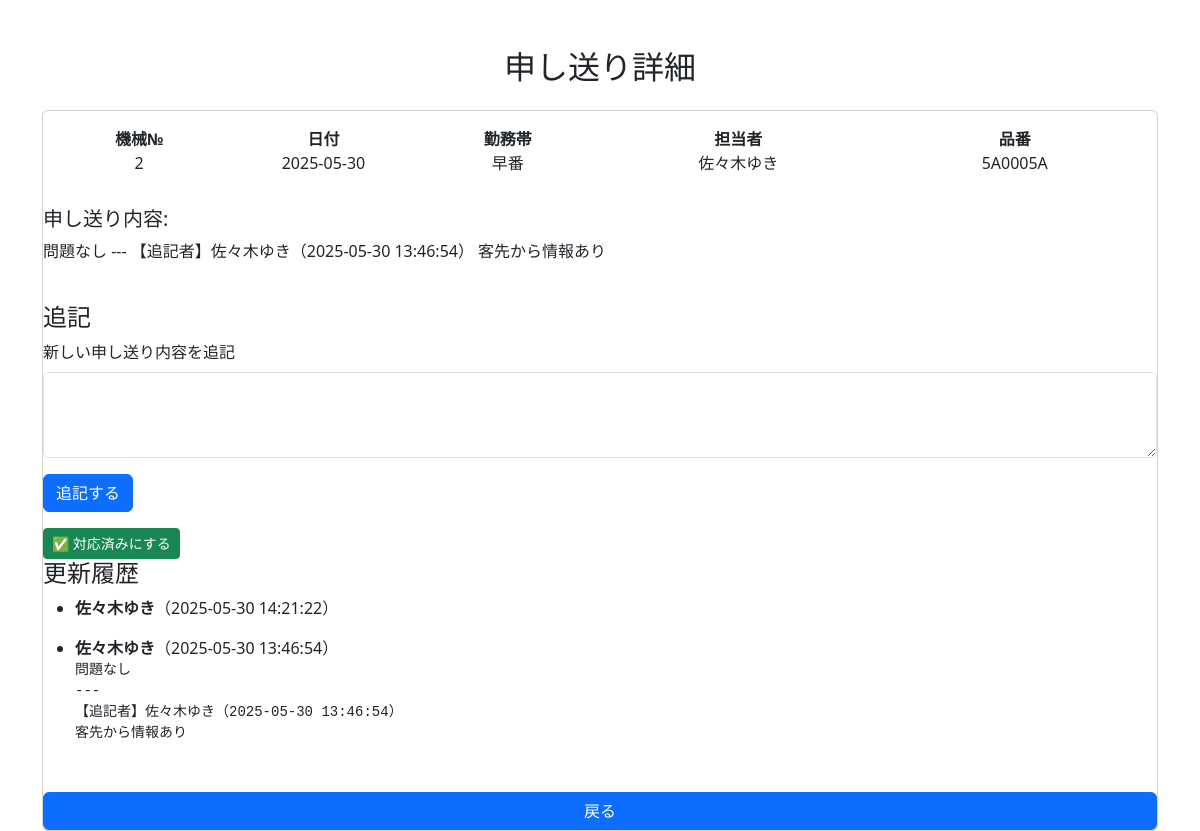
Screenshot of /show/37 (signed in) with the database file from the repository.
### tables this page shows
CREATE TABLE work_notes (
        id INTEGER PRIMARY KEY AUTOINCREMENT,
        machine_no TEXT NOT NULL,           -- 機械番号
        date DATE NOT NULL,                 -- 日付
        shift TEXT NOT NULL,                -- 勤務帯（例：早番、遅番など）
        operator TEXT NOT NULL,             -- 担当者
        product_no TEXT NOT NULL,           -- 品番
        note TEXT NOT NULL,                 -- 申し送り内容
        created_at TIMESTAMP DEFAULT CURRENT_TIMESTAMP,
        updated_at TIMESTAMP DEFAULT CURRENT_TIMESTAMP
    , additional_note TEXT, updated_by TEXT, updater TEXT, resolved BOOLEAN DEFAULT 0, status TEXT DEFAULT 'no_issue', resolved_by TEXT);

CREATE TABLE note_histories (
            id INTEGER PRIMARY KEY AUTOINCREMENT,
            note_id INTEGER,
            note_text TEXT,
            updated_at TEXT,
            updated_by TEXT,
            FOREIGN KEY (note_id) REFERENCES work_notes(id)
        );

### app.py (the view)
@app.route("/show/<int:id>")
def show(id):
    if "user_id" not in session:
        return redirect(url_for("login"))
    else:
        note = database3.show_work_note(id)
        histories = database3.get_note_history(id)  # ✅ 履歴も取得
        return render_template("show.html", note=note, histories=histories)

### database3.py (called while the page is built)
def get_connection_db():
    conn = sqlite3.connect("todo.db")
    conn.row_factory = sqlite3.Row
    print("ok")
    return conn

def show_work_note(note_id):
    conn = get_connection_db()
    c = conn.cursor()
    c.execute("""
        SELECT id, machine_no, date, shift, operator, product_no, note, updater, updated_at, resolved
        FROM work_notes
        WHERE id = ?
    """, (note_id,)
    )
    row = c.fetchone()
    conn.close()
    return row

def get_note_history(note_id):
    conn = get_connection_db()
    c = conn.cursor()
    c.execute(
        """
        SELECT note_text, updated_at, updated_by
        FROM note_histories
        WHERE note_id = ?
        ORDER BY updated_at DESC
    """,
        (note_id,),
    )
    histories = c.fetchall()
    conn.close()
    return histories

### templates/show.html (shortened to what this page needs)
<!DOCTYPE html>
<html lang="ja">
<head>
    <link href="https://cdn.jsdelivr.net/npm/bootstrap@5.3.0/dist/css/bootstrap.min.css" rel="stylesheet">
</head>
<body>
    <div class="container mt-5">
        <h2 class="mb-4 text-center">申し送り詳細</h2>
        <div class="card">
            <div class="card-body">
                <div class="row text-center mb-3">
                    <div class="col-md-2">
                        <strong>機械№</strong><br>
                        {{ note['machine_no'] }}
                    </div>
                    <div class="col-md-2">
                        <strong>日付</strong><br>
                        {{ note['date'] }}
                    </div>
                    <div class="col-md-2">
                        <strong>勤務帯</strong><br>
                        {{ note['shift'] }}
                    </div>
                    <div class="col-md-3">
                        <strong>担当者</strong><br>
                        {{ note['operator'] }}
                    </div>
                    <div class="col-md-3">
                        <strong>品番</strong><br>
                        {{ note['product_no'] }}
                    </div>
                </div>
            </div>
            <h5 class="card-title">申し送り内容:</h5>
            <p class="card-text">{{ note['note'] }}</p>
            <h4 class="mt-4">追記</h4>
                <form method="post" action="{{ url_for('update_note', id=note['id']) }}">
                    <div class="mb-3">
                        <label for="additional_note" class="form-label">新しい申し送り内容を追記</label>
                        <textarea class="form-control" id="additional_note" name="additional_note" rows="3" required></textarea>
                    </div>
                    <button type="submit" class="btn btn-primary">追記する</button>
                </form>
                <div class="mt-3">
                    {% if note['resolved'] == 0 %}
                        <form method="post" action="{{ url_for('resolve_note', id=note['id']) }}">
                            <button type="submit" class="btn btn-sm btn-success">✅ 対応済みにする</button>
                        </form>
                    {% else %}
                        <span class="text-success">✅ 対応済</span>
                    {% endif %}
                </div>
        <h4>更新履歴</h4>
        <ul>
            {% for h in histories %}
            <li>
                <strong>{{ h['updated_by'] }}</strong>（{{ h['updated_at'] }}）<br>
                <pre>{{ h['note_text'] }}</pre>
            </li>
            {% else %}
            <li>履歴はありません</li>
            {% endfor %}
        </ul>
        <a href="{{ url_for('index') }}" class="btn btn-primary mt-3">戻る</a>
    </div>
    </div>
</body>
</html>

### rows the page displays
work_notes: machine_no "2", date "2025-05-30", shift "早番", operator "佐々木ゆき", product_no "5A0005A", note "問題なし --- 【追記者】佐々木ゆき（2025-05-30 13:46:54） 客先から情報あり"
note_histories: updated_by "佐々木ゆき", updated_at "2025-05-30 14:21:22"
note_histories: updated_by "佐々木ゆき", updated_at "2025-05-30 13:46:54", note_text "問題なし --- 【追記者】佐々木ゆき（2025-05-30 13:46:54） 客先から情報あり"
